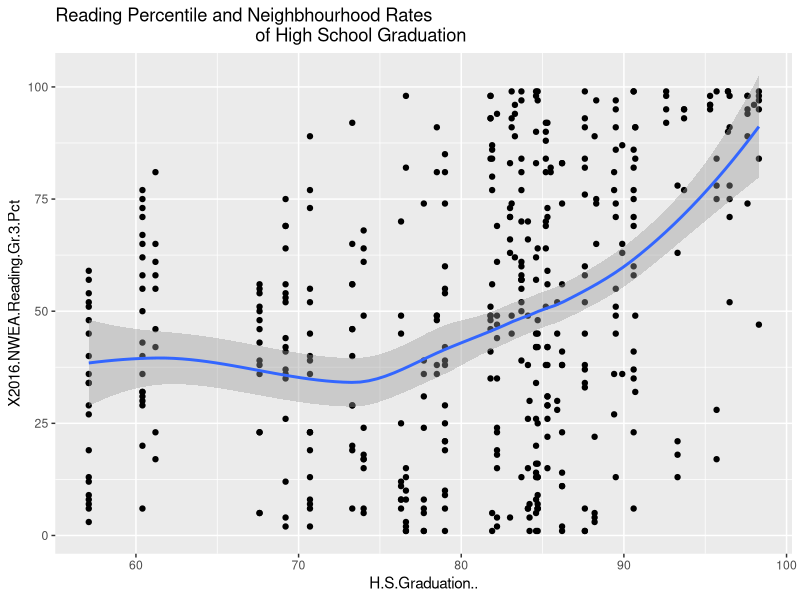
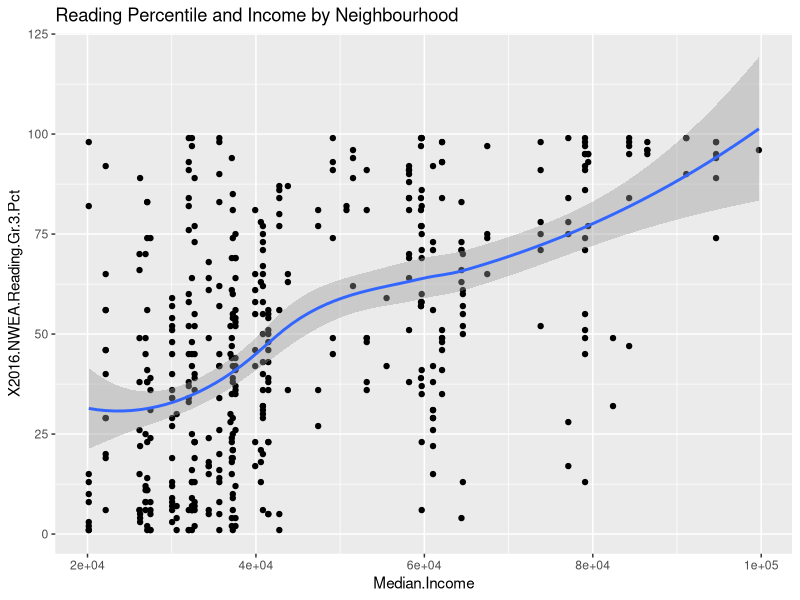
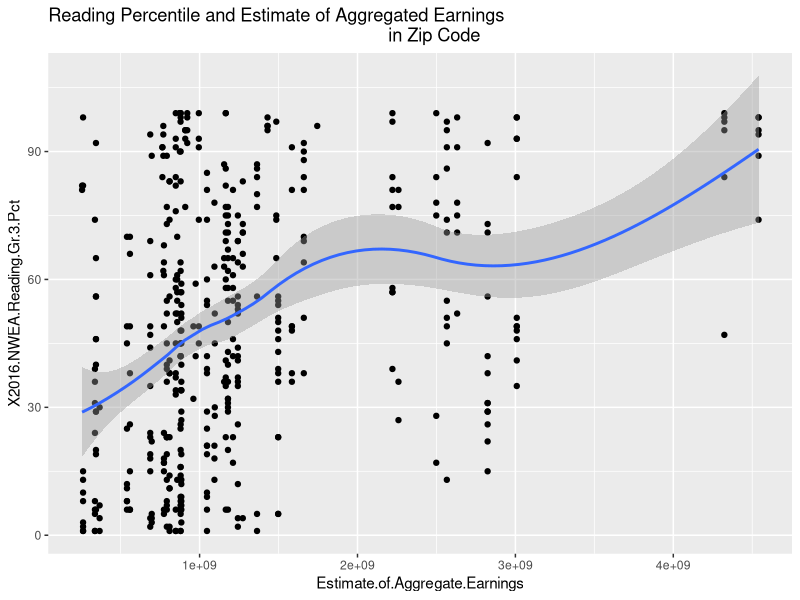
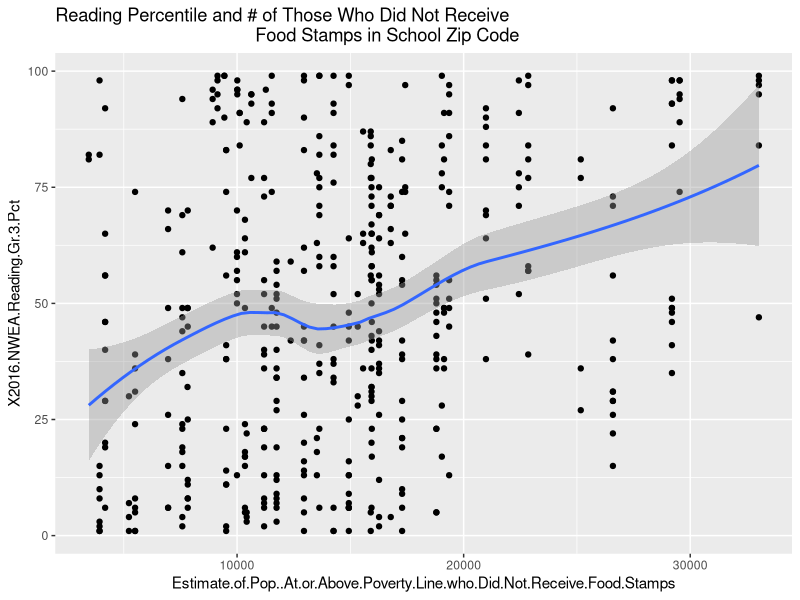
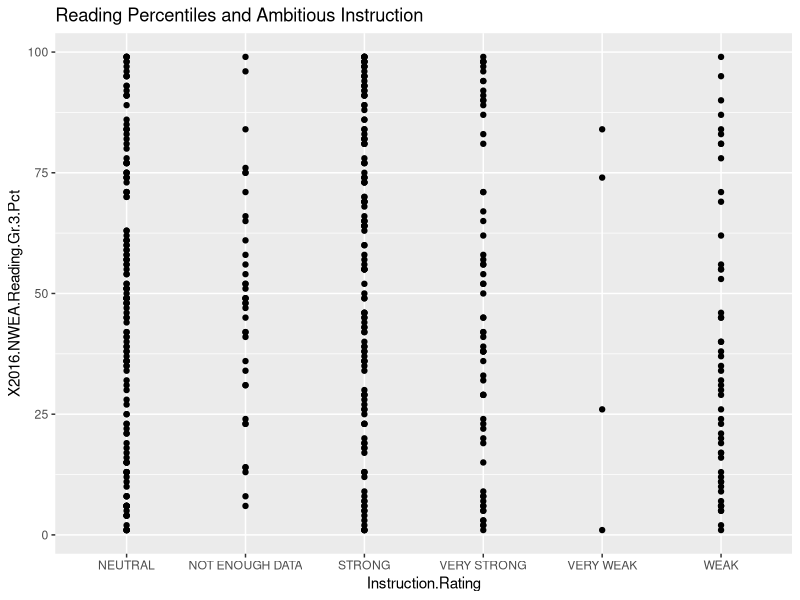
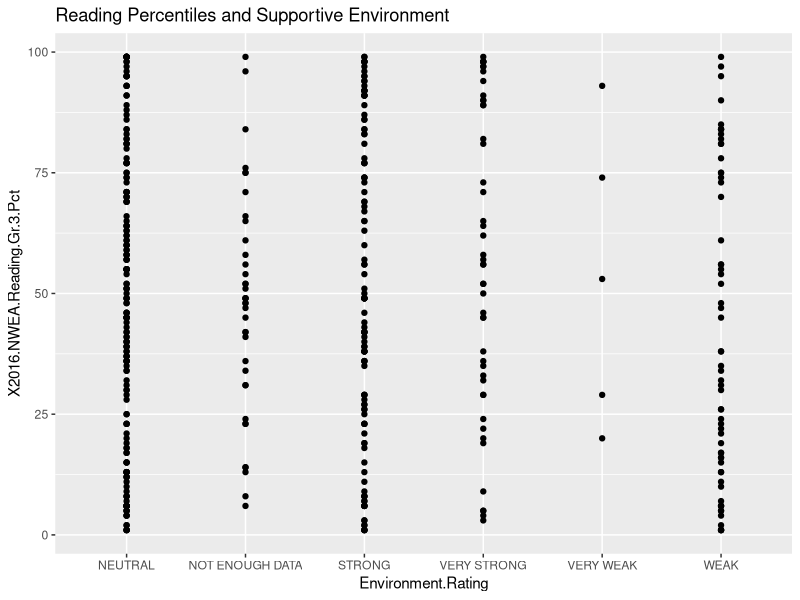
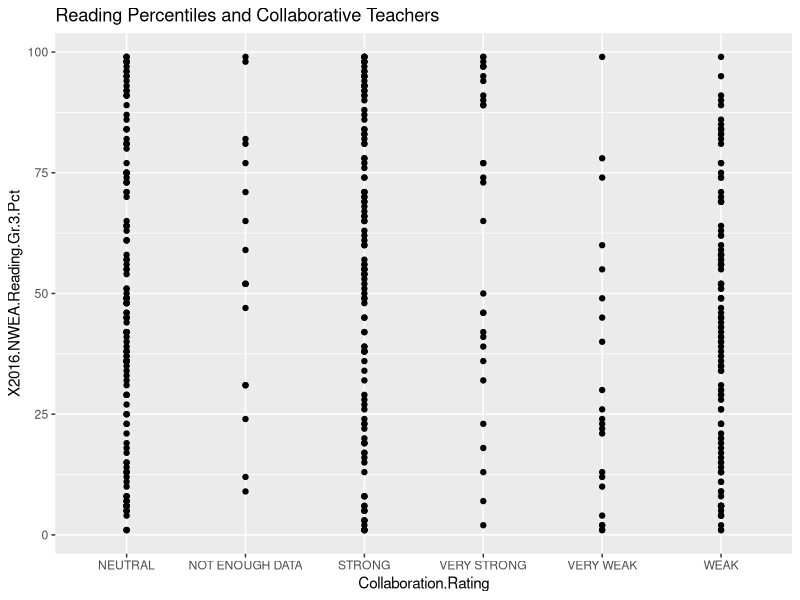
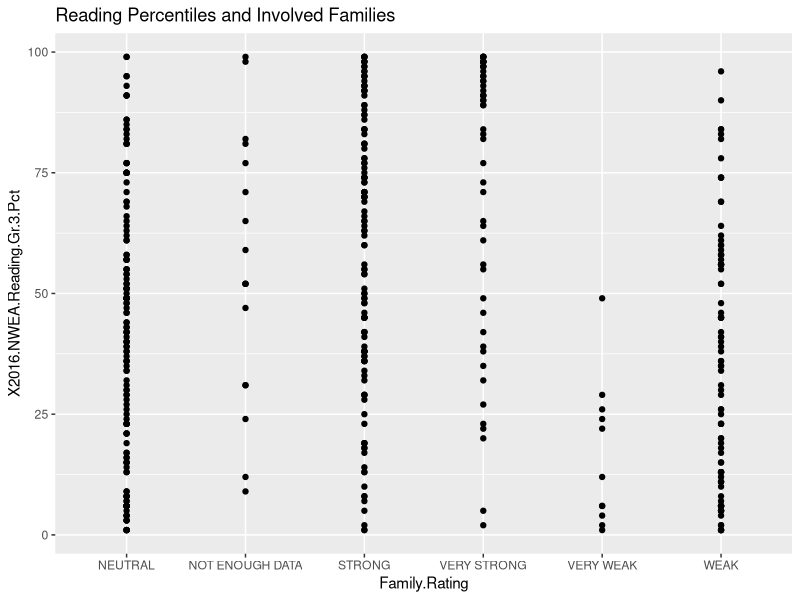

Recreate these plots in R, in order.
#some EDA on entire data set

#load the data and relevant libraries
schools14_16 <- read.csv("schools14_16.csv", na = c("", "NA"))
library(tidyverse)
library(corrplot)


#take a look at summary of the dataset to get means of high school graduation/median income/math and reading percentile means
summary(schools14_16)    

################################################################################################
#Plots and Analysis of 2016 Reading Percentiles (drawing on correlations done in data wrangling)

#plotting % of pop graduated from high school and reading percentiles
ggplot(schools14_16, aes(x = H.S.Graduation.., y = X2016.NWEA.Reading.Gr.3.Pct)) + 
  geom_point()+ geom_smooth() + ggtitle("Reading Percentile and Neighbhourhood Rates
                                        of High School Graduation")

#income and grade 3 reading
ggplot(schools14_16, aes(x = Median.Income, y = X2016.NWEA.Reading.Gr.3.Pct)) + 
  geom_point() +geom_smooth() + ggtitle("Reading Percentile and Income by Neighbourhood")

#Aggregated earnings and grade 3 reading
ggplot(schools14_16, aes(x = Estimate.of.Aggregate.Earnings,
                         y = X2016.NWEA.Reading.Gr.3.Pct)) + 
                        geom_point()+ geom_smooth() + ggtitle("Reading Percentile and Estimate of Aggregated Earnings 
                                                                    in Zip Code")

#those who did not receive food stamps and grade 3 reading
ggplot(schools14_16, aes(x = Estimate.of.Pop..At.or.Above.Poverty.Line.who.Did.Not.Receive.Food.Stamps, y = X2016.NWEA.Reading.Gr.3.Pct)) + 
  geom_point() +geom_smooth() + ggtitle("Reading Percentile and # of Those Who Did Not Receive
                                        Food Stamps in School Zip Code")



#The 5Essentials and Grade 3 Reading(2016)
#ambitious instruction and grade 3 reading
ggplot(schools14_16, aes(x = Instruction.Rating, y = X2016.NWEA.Reading.Gr.3.Pct))+ geom_point() +
  ggtitle("Reading Percentiles and Ambitious Instruction")

#supportive environment and grade 3 reading
ggplot(schools14_16, aes(x = Environment.Rating, y = X2016.NWEA.Reading.Gr.3.Pct))+ geom_point() + 
  ggtitle("Reading Percentiles and Supportive Environment")

#collaborative teachers and grade 3 reading
ggplot(schools14_16, aes(x = Collaboration.Rating, y = X2016.NWEA.Reading.Gr.3.Pct)) + geom_point() +
  ggtitle("Reading Percentiles and Collaborative Teachers")

#involved families and grade 3 reading
ggplot(schools14_16, aes(x = Family.Rating, y = X2016.NWEA.Reading.Gr.3.Pct))+ geom_point() +
  ggtitle("Reading Percentiles and Involved Families")

#effective leaders and grade 3 reading
ggplot(schools14_16, aes(x = Leadership.Rating, y = X2016.NWEA.Reading.Gr.3.Pct))+ geom_point() + 
  ggtitle("Reading Percentiles and Effective Leaders")

#not a lot can be gleaned from the above graphs; visually weak/very weak Family Rating and
#Ambitious Instruction seem to have some (weak) correlation with ranking within lower reading percentiles



#Comparing percentiles from 2014/2015 for reading
#2014 reading and 2016 grade 3 reading
ggplot(schools14_16, aes(x = X2014.NWEA.Reading.Gr.3.Pct , y = X2016.NWEA.Reading.Gr.3.Pct))+ 
  geom_point() + geom_smooth() + ggtitle("2014 Reading Percentiles and 2016 Reading percentiles")

#2015 reading and 2016 grade 3 reading
ggplot(schools14_16, aes(x = X2015.NWEA.Reading.Gr.3.Pct, y = X2016.NWEA.Reading.Gr.3.Pct))+
  geom_point() + geom_smooth() + ggtitle("2015 Reading Percentile and 2016 Reading Percentiles")

#the above graphs seem to show the strongest correlation - the percentiles achieved in 2014/2015 reading 
#seem to highly correlate with the percentiles achieved in 2016



###############################################################################################
#Plots and Analysis of 2016 Math Percentiles (drawing on correlations done in data wrangling)

#education by area and math
ggplot(schools14_16, aes(x = H.S.Graduation.., y = X2016.NWEA.Math.Gr.3.Pct)) + 
  geom_point() + geom_smooth() + 
  ggtitle("High School Graduation Rates by Neighbourhood and Math Percentiles")

#income and grade 3 math
ggplot(schools14_16, aes(x = Median.Income, y = X2016.NWEA.Math.Gr.3.Pct )) + 
  geom_point() + geom_smooth() + ggtitle("Median Income and Math Percentiles")

#Aggregated earnings and grade 3 math
ggplot(schools14_16, aes(x = Estimate.of.Aggregate.Earnings,
                         y = X2016.NWEA.Math.Gr.3.Pct)) + 
  geom_point()+ geom_smooth() + ggtitle("Math Percentile and Estimate of Aggregated Earnings 
                                        in Zip Code")

#those who did not receive food stamps and grade 3 math
ggplot(schools14_16, aes(x = Estimate.of.Pop..At.or.Above.Poverty.Line.who.Did.Not.Receive.Food.Stamps, 
                         y = X2016.NWEA.Math.Gr.3.Pct)) + 
  geom_point() +geom_smooth() + ggtitle("Math Percentile and # of Those Who Did Not Receive
                                        Food Stamps in School Zip Code")



#5Essentials and Grade 3 Math (2016)

#ambitious instruction and third grade math
ggplot(schools14_16, aes(x = Instruction.Rating, y = X2016.NWEA.Math.Gr.3.Pct)) + 
  geom_point() + ggtitle("Math Percentile and Ambitious Instruction")

#supportive environment and third grade math
ggplot(schools14_16, aes(x = Environment.Rating, y = X2016.NWEA.Math.Gr.3.Pct)) + 
  geom_point() +ggtitle("Math Percentile and Supportive Environment")

#involved families and third grade math
ggplot(schools14_16, aes(x = Family.Rating, y = X2016.NWEA.Math.Gr.3.Pct)) + 
  geom_point() + ggtitle("Math Percentile and Involved Families")

#collaborative teachers and third grade math
ggplot(schools14_16, aes(x = Collaboration.Rating, y = X2016.NWEA.Math.Gr.3.Pct)) + 
  geom_point() +ggtitle("Math Percentile and Collaborative Teachers")

#effective leaders and third grade math
ggplot(schools14_16, aes(x = Leadership.Rating, y = X2016.NWEA.Math.Gr.3.Pct))+ geom_point() +
  ggtitle("Math Percentile and Effective Leaders")

#as with the 5essential/reading percentile charts, the charts above do not provide much 
#information. The Family Rating once again, seems to have some effect/correlation with the very weak schools' 
#lower percentile rankings



##Comparing percentiles from 2014/2015 for Math
#2014 math and 2016 grade 3 
ggplot(schools14_16, aes(x = X2014.NWEA.Math.Gr.3.Pct, y = X2016.NWEA.Math.Gr.3.Pct))+ 
  geom_point() + geom_smooth() + ggtitle("2014 Math Percentile and 2016 Math Percentile")

#2015 math and 2016 grade math 
ggplot(schools14_16, aes(x = X2015.NWEA.Math.Gr.3.Pct, y = X2016.NWEA.Math.Gr.3.Pct)) + 
  geom_point() + geom_smooth() + ggtitle("2015 Math Percentile and 2016 Math Percentile")

#as with reading, 2014/2015 percentile rankings in math seem to be, of all available variables, the most
#highly correlated with 2016 math percentiles

###################################################################################################
#using the information from the above charts, trying to put more variables 
#together to see possible correlations (using highest correlated variables)

#income, involved families and reading percentiles
ggplot(schools14_16, aes(x = Median.Income, y =  X2016.NWEA.Reading.Gr.3.Pct, col = Family.Rating)) + 
  geom_point() + geom_smooth() + 
  ggtitle("Median Income, Involved Families and Reading Percentiles")

#can see from this graph (above) that very strong/strong family category also contain highest incomes in data

#2014 percentiles, Family Rating and 2016 Reading percentiles
ggplot(schools14_16, aes(x = X2014.NWEA.Reading.Gr.3.Pct, y =  X2016.NWEA.Reading.Gr.3.Pct, col = Family.Rating)) + 
  geom_point() + geom_smooth() + 
  ggtitle("2014 Reading percentiles, Involved Families and 2016 Reading Percentiles")

#the schools with very weak family rating (in graph above) seem to show lack of improvement in percentile from 2014 to
#2016


#income, involved families and math scores
ggplot(schools14_16, aes(x = Median.Income, y = X2016.NWEA.Math.Gr.3.Pct, col = Family.Rating)) + 
  geom_point() + geom_smooth() + ggtitle("Median Income, Involved Families and Math Percentiles")

#as with the reading/income/family graph, this graph seems to show that the strong/very strong
#schools (for Involved Families) include the highest income areas in the data set

#2014 percentiles, Involved Families and 2016 Math Percentiles
ggplot(schools14_16, aes(x = X2014.NWEA.Math.Gr.3.Pct, y = X2016.NWEA.Math.Gr.3.Pct, col = Family.Rating)) + 
  geom_point() + geom_smooth() +
  ggtitle("2014 Math Percentiles, Involved Families and 2016 Math Percentiles")

#unlike with the 2014 reading/2016 reading/family chart, this graph seems to indicate a wider range 
#of percentile outcomes for schools rated very weak


########################################################################################################

#for the schools in the data set, which five essential is most often rated strong or very strong?
#which is least frequently given this ranking?
#create columns that give each categorical variable a binary score (0/1)
schools14_16a <- schools14_16 %>% 
  mutate("environment scores" = case_when(Environment.Rating == "VERY STRONG" ~ 1, 
                                          Environment.Rating == "STRONG" ~ 1, 
                                          Environment.Rating == "NEUTRAL" ~ 0, 
                                          Environment.Rating == "WEAK" ~ 0,
                                          Environment.Rating == "VERY WEAK" ~ 0, 
                                          Environment.Rating == "NOT ENOUGH DATA" ~ 0))

schools14_16a <- schools14_16a %>% 
  mutate("instruction scores" = case_when(Instruction.Rating == "VERY STRONG" ~ 1, 
                                          Instruction.Rating == "STRONG" ~ 1, 
                                          Instruction.Rating == "NEUTRAL" ~ 0, 
                                          Instruction.Rating == "WEAK" ~ 0,
                                          Instruction.Rating == "VERY WEAK" ~ 0, 
                                          Instruction.Rating == "NOT ENOUGH DATA" ~ 0))


schools14_16a <- schools14_16a %>% 
  mutate("collaboration scores" = case_when(Collaboration.Rating == "VERY STRONG" ~ 1, 
                                            Collaboration.Rating == "STRONG" ~ 1, 
                                            Collaboration.Rating == "NEUTRAL" ~ 0, 
                                            Collaboration.Rating == "WEAK" ~ 0,
                                            Collaboration.Rating == "VERY WEAK" ~ 0, 
                                            Collaboration.Rating == "NOT ENOUGH DATA" ~ 0))

schools14_16a <- schools14_16a %>% 
  mutate("family scores" = case_when(Family.Rating == "VERY STRONG" ~ 1, 
                                     Family.Rating == "STRONG" ~ 1, 
                                     Family.Rating == "NEUTRAL" ~ 0, 
                                     Family.Rating == "WEAK" ~ 0,
                                     Family.Rating == "VERY WEAK" ~ 0, 
                                     Family.Rating == "NOT ENOUGH DATA" ~ 0))

schools14_16a <- schools14_16a %>% 
  mutate("leadership scores" = case_when(Leadership.Rating == "VERY STRONG" ~ 1,
                                         Leadership.Rating == "STRONG" ~ 1, 
                                         Leadership.Rating == "NEUTRAL" ~ 0,
                                         Leadership.Rating == "WEAK" ~ 0,
                                         Leadership.Rating == "VERY WEAK" ~ 0, 
                                         Leadership.Rating == "NOT ENOUGH DATA" ~ 0))

#sum up the values in the new columns
colsums14_16a <-  colSums(schools14_16a[,21:25])

#turn the column sums into a table
colsums14_16atable <- as.table(colsums14_16a)

#turn into a dataframe
colsums14_16adf <-  as.data.frame(colsums14_16atable)

#fixing column names
colnames(colsums14_16adf)[colnames(colsums14_16adf)=="Var1"] <- "5 Essentials"
colnames(colsums14_16adf)[colnames(colsums14_16adf)=="Freq"] <- "Frequency"

#plot five essentials strength frequency
ggplot(colsums14_16adf, aes(x = `5 Essentials`, y = Frequency)) + 
  geom_point(size = 2, color ="firebrick") +
  ggtitle("Frequency of a 5 Essential Rated Strong or Very Strong")

##can see from the graph above that the # of times a 5 essential is rated strong/very strong
#in the data is:
#Instruction Scores: 203
#Family Scores: 184
#Environment Scores: 162
#Collaboration Scores: 157
#Leadership Scores: 146

#for the schools in the data set, which five essential is most often rated weak or very weak?
#which is least frequently given these rankings?
#create columns that give each categorical variable a binary score (0/1)
schools14_16b <- schools14_16 %>% 
  mutate("environment scores" = case_when(Environment.Rating == "VERY STRONG" ~ 0, 
                                          Environment.Rating == "STRONG" ~ 0, 
                                          Environment.Rating == "NEUTRAL" ~ 0,
                                          Environment.Rating == "WEAK" ~ 1,
                                          Environment.Rating == "VERY WEAK" ~ 1, 
                                          Environment.Rating == "NOT ENOUGH DATA" ~ 0))

schools14_16b <- schools14_16b %>% 
  mutate("instruction scores" = case_when(Instruction.Rating == "VERY STRONG" ~ 0, 
                                          Instruction.Rating == "STRONG" ~ 0, 
                                          Instruction.Rating == "NEUTRAL" ~ 0, 
                                          Instruction.Rating == "WEAK" ~ 1,
                                          Instruction.Rating == "VERY WEAK" ~ 1, 
                                          Instruction.Rating == "NOT ENOUGH DATA" ~ 0))


schools14_16b <- schools14_16b %>% 
  mutate("collaboration scores" = case_when(Collaboration.Rating == "VERY STRONG" ~ 0, 
                                            Collaboration.Rating == "STRONG" ~ 0, 
                                            Collaboration.Rating == "NEUTRAL" ~ 0, 
                                            Collaboration.Rating == "WEAK" ~ 1,
                                            Collaboration.Rating == "VERY WEAK" ~ 1, 
                                            Collaboration.Rating == "NOT ENOUGH DATA" ~ 0))

schools14_16b <- schools14_16b %>% 
  mutate("family scores" = case_when(Family.Rating == "VERY STRONG" ~ 0, 
                                     Family.Rating == "STRONG" ~ 0, 
                                     Family.Rating == "NEUTRAL" ~ 0, 
                                     Family.Rating == "WEAK" ~ 1,
                                     Family.Rating == "VERY WEAK" ~ 1, 
                                     Family.Rating == "NOT ENOUGH DATA" ~ 0))

schools14_16b <- schools14_16b %>% 
  mutate("leadership scores" = case_when(Leadership.Rating == "VERY STRONG" ~ 0, 
                                         Leadership.Rating == "STRONG" ~ 0, 
                                         Leadership.Rating == "NEUTRAL" ~ 0, 
                                         Leadership.Rating == "WEAK" ~ 1,
                                         Leadership.Rating == "VERY WEAK" ~ 1, 
                                         Leadership.Rating == "NOT ENOUGH DATA" ~ 0))

#sum up the values in the new columns
colsums14_16b <-  colSums(schools14_16b[,21:25])

#turn the column sums into a table
colsums14_16btable <- as.table(colsums14_16b)

#turn into a dataframe
colsums14_16bdf <-  as.data.frame(colsums14_16btable)

#fixing column names
colnames(colsums14_16bdf)[colnames(colsums14_16bdf)=="Var1"] <- "5 Essentials"
colnames(colsums14_16bdf)[colnames(colsums14_16bdf)=="Freq"] <- "Frequency"

#plot five essentials strength frequency
ggplot(colsums14_16bdf, aes(x = `5 Essentials`, y = Frequency)) + 
  geom_point(size = 2, color ="black") +
  ggtitle("Frequency of a 5 Essential Rated Very Weak or Weak")

#How frequently is a 5 essential rated weak/very weak in the data set?
#Collaborative Rating: 139
#Leadership Rating: 131
#Family Rating: 104
#Environment Rating: 69
#Instruction Rating: 58

###########################################################################################################################################
#creating a correlation matrix, and plots


#converting categorical variables to numerical
schools14_16cor <- schools14_16 %>% 
  mutate("environment scores" = case_when(Environment.Rating == "VERY STRONG" ~ 5, 
                                          Environment.Rating == "STRONG" ~ 4, 
                                          Environment.Rating == "NEUTRAL" ~ 3,
                                          Environment.Rating == "WEAK" ~ 2,
                                          Environment.Rating == "VERY WEAK" ~ 1, 
                                          Environment.Rating == "NOT ENOUGH DATA" ~ 0))

schools14_16cor <- schools14_16cor %>% 
  mutate("instruction scores" = case_when(Instruction.Rating == "VERY STRONG" ~ 5, 
                                          Instruction.Rating == "STRONG" ~ 4, 
                                          Instruction.Rating == "NEUTRAL" ~ 3, 
                                          Instruction.Rating == "WEAK" ~ 2,
                                          Instruction.Rating == "VERY WEAK" ~ 1, 
                                          Instruction.Rating == "NOT ENOUGH DATA" ~ 0))


schools14_16cor <- schools14_16cor %>% 
  mutate("collaboration scores" = case_when(Collaboration.Rating == "VERY STRONG" ~ 5, 
                                            Collaboration.Rating == "STRONG" ~ 4, 
                                            Collaboration.Rating == "NEUTRAL" ~ 3, 
                                            Collaboration.Rating == "WEAK" ~ 2,
                                            Collaboration.Rating == "VERY WEAK" ~ 1, 
                                            Collaboration.Rating == "NOT ENOUGH DATA" ~ 0))

schools14_16cor <- schools14_16cor %>% 
  mutate("family scores" = case_when(Family.Rating == "VERY STRONG" ~ 5, 
                                     Family.Rating == "STRONG" ~ 4, 
                                     Family.Rating == "NEUTRAL" ~ 3, 
                                     Family.Rating == "WEAK" ~ 2,
                                     Family.Rating == "VERY WEAK" ~ 1, 
                                     Family.Rating == "NOT ENOUGH DATA" ~ 0))

schools14_16cor <- schools14_16cor %>% 
  mutate("leadership scores" = case_when(Leadership.Rating == "VERY STRONG" ~ 5, 
                                         Leadership.Rating == "STRONG" ~ 4, 
                                         Leadership.Rating == "NEUTRAL" ~ 3, 
                                         Leadership.Rating == "WEAK" ~ 2,
                                         Leadership.Rating == "VERY WEAK" ~ 1, 
                                         Leadership.Rating == "NOT ENOUGH DATA" ~ 0))

schools14_16cor <- schools14_16cor %>% 
  mutate("safety scores" = case_when(Safety.Rating == "VERY STRONG" ~ 5, 
                                     Safety.Rating == "STRONG" ~ 4, 
                                     Safety.Rating == "NEUTRAL" ~ 3, 
                                     Safety.Rating == "WEAK" ~ 2,
                                     Safety.Rating == "VERY WEAK" ~ 1, 
                                     Safety.Rating == "NOT ENOUGH DATA" ~ 0))


#remove latitude, longitude, name of school and categorical values
schools14_16cor <-  schools14_16cor[,(-(1:8))]
schools14_16cor <-  schools14_16cor[,(-(11:12))]


#removing na values
schools14_16cor <- na.omit(schools14_16cor)

#alter labels so they are not too long
colnames(schools14_16cor)[colnames(schools14_16cor)=="environment scores"] <- "envi"

colnames(schools14_16cor)[colnames(schools14_16cor)=="instruction scores"] <- "inst"

colnames(schools14_16cor)[colnames(schools14_16cor)=="leadership scores"] <- "lead"

colnames(schools14_16cor)[colnames(schools14_16cor)=="collaboration scores"] <- "collab"

colnames(schools14_16cor)[colnames(schools14_16cor)=="safety scores"] <- "safe"

colnames(schools14_16cor)[colnames(schools14_16cor)=="family scores"] <- "fam"

colnames(schools14_16cor)[colnames(schools14_16cor)=="Median.Income"] <- "income"

colnames(schools14_16cor)[colnames(schools14_16cor)=="H.S.Graduation.."] <- "grad"

colnames(schools14_16cor)[colnames(schools14_16cor)=="X2014.NWEA.Reading.Gr.3.Pct"] <- "2014 reading"

colnames(schools14_16cor)[colnames(schools14_16cor)=="X2015.NWEA.Reading.Gr.3.Pct"] <- "2015 reading "

colnames(schools14_16cor)[colnames(schools14_16cor)=="X2016.NWEA.Reading.Gr.3.Pct"] <- "2016 reading"

colnames(schools14_16cor)[colnames(schools14_16cor)== "X2014.NWEA.Math.Gr.3.Pct"] <- "2014 math"

colnames(schools14_16cor)[colnames(schools14_16cor)=="X2015.NWEA.Math.Gr.3.Pct"] <- "2015 math"

colnames(schools14_16cor)[colnames(schools14_16cor)=="X2016.NWEA.Math.Gr.3.Pct"] <- "2016 Math"

colnames(schools14_16cor)[colnames(schools14_16cor)=="Estimate.of.Pop..At.or.Above.Poverty.Line.who.Did.Not.Receive.Food.Stamps"] <- "no stamps"

colnames(schools14_16cor)[colnames(schools14_16cor)=="Estimate.of.Aggregate.Earnings"] <- "earn"



#creating correlation matrix
corschools <- cor(schools14_16cor)

#create correlation chart with colour
corrplot(corschools)

#create correlation chart with numbers
corrplot(corschools, method = "number")

#can see that:
#for outcome variables:
#reading and 2016: 
#most correlated are: 
#income, 2014 and 2015 math and reading scores, and to a lesser extent, safety and then family
#income and earn are highly correlated
# earn and no stamps are highly correlated
#envi and instr are correlated, as is envi and safe
#collab is correlated with fam, collab is also correlated with leadership
#fam is corrleated with leadership
#safety is correlated with instruction

